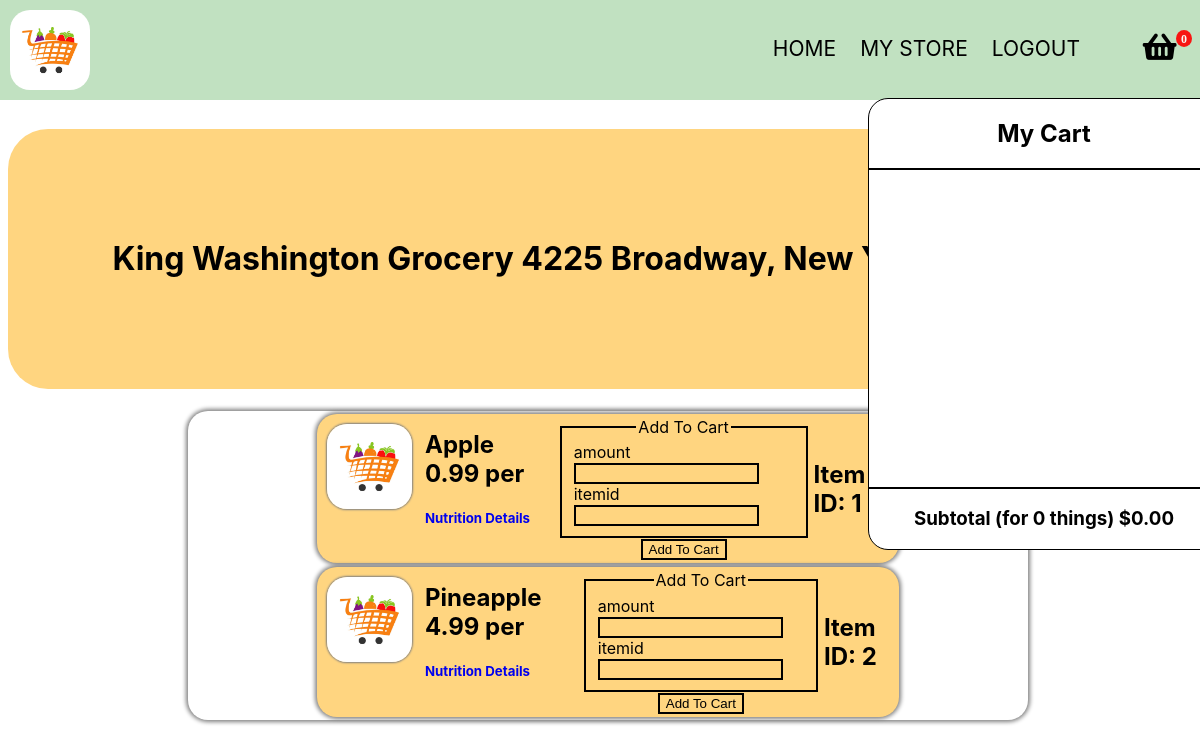
The page /store/King Washington Grocery (signed in) on the database as committed earlier.
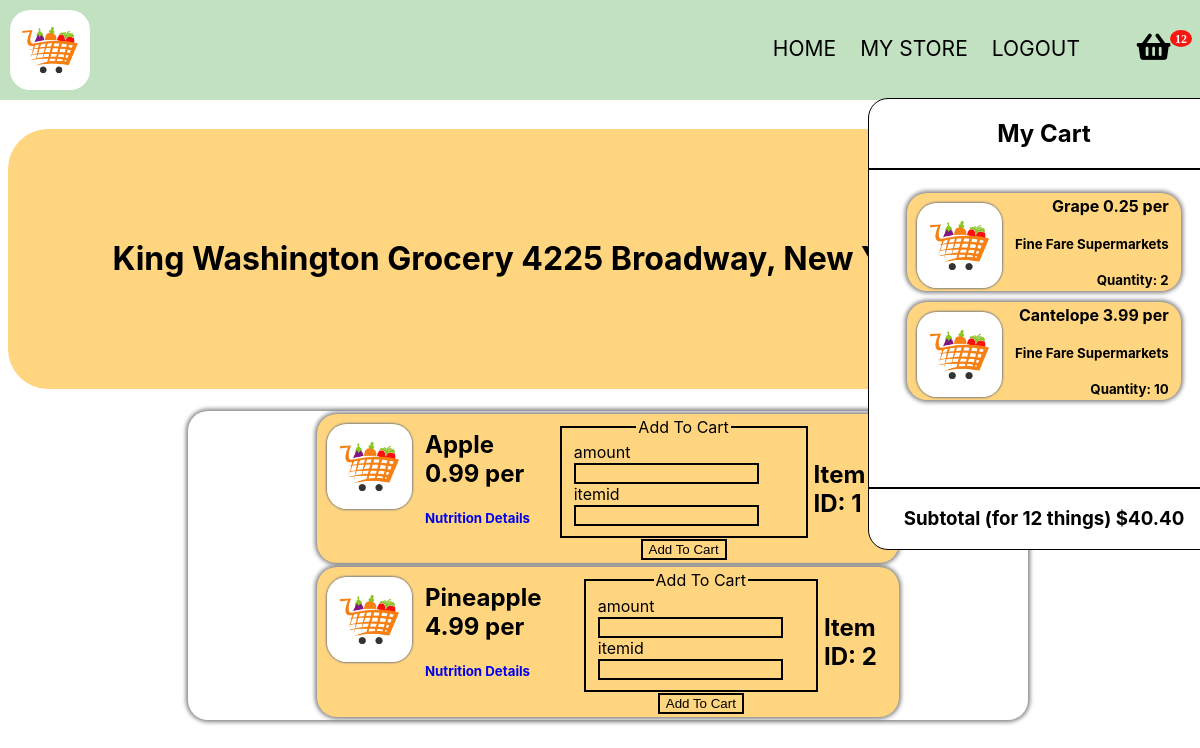
The same page on the database as committed later.
### src/app.py (models this page shows)
class Store(db.Model):
    __tablename__ = 'store'
    storeid = db.Column(db.Integer, primary_key = True)
    storename = db.Column(db.String(50), nullable = True)
    storeaddress = db.Column(db.String(100), nullable = True)
    storelat = db.Column(db.Float, nullable = True)
    storelong = db.Column(db.Float, nullable = True)
    storeowner = db.Column(db.String(20), nullable = True)
    cart = db.relationship("Inventory")
    userid = db.Column(db.Integer, db.ForeignKey("user.id"))

class Inventory(db.Model):
    __tablename__ = 'inventory'
    inventoryid = db.Column(db.Integer, primary_key = True)
    itemname = db.Column(db.String(20), nullable = False)
    price = db.Column(db.Float, nullable = False)
    unit = db.Column(db.String(10), nullable = False)
    storeid = db.Column(db.Integer, db.ForeignKey("store.storeid"))

class CartItems(db.Model):
    __tablename__ = 'cart'
    itemid = db.Column(db.Integer, primary_key = True)
    itemname = db.Column(db.String(20), nullable = False)
    quantity = db.Column(db.Integer, nullable = False)
    unit = db.Column(db.String(10), nullable = False)
    price = db.Column(db.Float, nullable = False)
    seller = db.Column(db.String(100), nullable = False)
    userid = db.Column(db.Integer, db.ForeignKey("user.id"))

### src/app.py (the view, shortened to what this page needs)
@app.route('/store/<storename>', methods=['GET', 'POST'])
def storename(storename):
    form = AddToCart()
    print(Store.query.filter_by(storename = storename).first())
    query = Inventory.query.filter_by(storeid = Store.query.filter_by(storename = storename).first().storeid).all()
    store = Store.query.filter_by(storename = storename).first()
    user = User.query.filter_by(id = current_user.id).first()
    userscart = CartItems.query.filter_by(userid = user.id).all()
    subtotal = 0
    itemamount = 0
    for thing in userscart:
        itemamount += thing.quantity
        subtotal += thing.price * thing.quantity
    return render_template('shop.html', shopinventory = query, store = store, form = form, cart = userscart, subtotal = subtotal, itemamount = itemamount)

### src/forms.py
class AddToCart(FlaskForm):
    amount = IntegerField('amount', validators=[DataRequired()])
    itemid = IntegerField('itemid ', validators=[DataRequired()])
    submit = SubmitField("Add To Cart")

### src/app.py (called while the page is built)
@login_manager.user_loader
def load_user(user_id):
    return User.query.get(int(user_id))

### templates/shop.html (shortened to what this page needs)
<!DOCTYPE HTML>
<html>
	<head>
		<link href="https://use.fontawesome.com/releases/v5.0.1/css/all.css" rel="stylesheet">
	</head>
	<body class="is-preload">
        <br>
		<br>
		<br>
		<br>
		<br>
		<div class="container">
			<img class = 'logo' src="{{ url_for('static', filename = 'images/grocerylogo.jpeg') }}">
			<nav>
				<ul id = 'subpages'>
					<li><a href="/main">HOME</a></li>
					<li><a href="/mystore/{{current_user.name}}">MY STORE</a></li>
					<li id="logout"><a href="/logout">LOGOUT</a></li>
                    <div id="container" style="display:inline-block; position: absolute; height: 100%;">
						<ul>
							<li id="li1"> <i class="fa badge fa-lg" style='font-size:30px'value={{itemamount}}>&#xf291; </i>
								<div class="popupMenu">
									<div class = "upperdiv">
										<h1 style="text-align: center; border-bottom: 2px solid black; padding-bottom: 20px;"> My Cart</h1>
										<table class = "carttable">
											{% for thing in cart %}
												<tr>
													<td>
														<div class = 'itemdiv'>
															<img src="{{ url_for('static', filename = 'images/grocerylogo.jpeg') }}" class="itemimage">
															<table class="carttdtable">
																<tr class="carttr">
																	<td class="carttd">
																	<h4 class = "iteminfo" style = "margin: 0px;"> {{thing.itemname}} {{thing.price}} {{thing.unit}}</h4> <br> <h5 class = "iteminfo" style = "margin: 0px;"> {{thing.seller}} </h5> <br> <h5 class = "iteminfo" style = "margin: 0px;"> Quantity: {{thing.quantity}} </h5> </td>
																	</td>
																</tr>
															</table>
														</div>
											{% endfor %}
										</table>
									</div>
									<div class="lowerdiv">
										<h3> Subtotal (for {{itemamount}} things) ${{"%.2f"|format(subtotal)}} </h3>
									</div>
								</div>
							</li>
						</ul>
					</div>
				</ul>
			</nav>
		</div>
		<h1 class = 'title'> {{store.storename}} {{store.storeaddress}} </h1>
        <div class = 'tablediv'>
            <table class = "inventorytable">
            {% for thing in shopinventory %}
            <tr>
                <td>
                <div class = 'itemdiv'>
                    <img src="{{ url_for('static', filename = 'images/grocerylogo.jpeg') }}" class="itemimage">
                    <table>
                        <tr>
                            <td> <h2 class = "iteminfo"> {{thing.itemname}} {{thing.price}} {{thing.unit}} <br> </h2> <h5> <a href="/nutritionaldetails/{{thing.itemname}}" target="_blank">Nutrition Details</a> </h5> </td>
                            <td>
                                <div class = "addtocart">
                                    <form method="post" action="">
                                        <fieldset>
                                            <legend class = "cartlegend">Add To Cart</legend>
                                            <div>
                                                {{ form.amount.label(class = "form-control-label") }}
                                                {{ form.amount(class = "form-control form-control-lg") }}
                                            </div>
                                            <div>
                                                {{ form.itemid.label(class = "form-control-label") }}
                                                {{ form.itemid(class = "form-control form-control-lg") }}
                                            </div>
                                        </fieldset>
                                        <div class = 'fieldbutton'>
                                            {{ form.submit(class = "btn btn-outline-info") }}
                                        </div>
                                    </form>
                                </div>
                            </td>
                            <td>
                                <h2>Item ID: {{thing.inventoryid}} </h2>
                            </td>
                        </tr>
                    </table>
                </div>
                </td>
            </tr>
            {% endfor %}
            </table>
        </div>
	</body>
</html>

### templates/shop.html (style rules this page uses)
.upperdiv { overflow: scroll; }
.lowerdiv { border-top: 2px solid black; position: absolute; bottom: 0px; text-align: center; width: 100%; }
.carttable { margin: 0 auto; width: 80%; }
.itemimage { height: 90px; width: 90px; float: left; border-radius: 20px; margin-right: 10px; }
#logout { margin-right: 10vh; }
#container { right: -80px; top: 16px; margin-right: 5vh; }
.popupMenu { width: 350px; height: 450px; border: 1px solid black; position: absolute; top: 62px; right: -20px; background-color: white; border-radius: 20px; overflow: scroll; }
ul li { position: relative }
.badge:after { content:attr(value); font-size:12px; color: #fff; background: red; border-radius:50%; padding: 2px 5px; position:relative; left:-8px; top:-15px; opacity:0.9; }
.tablediv { width: 70%; margin:0 auto; background-color: white; border-radius: 20px; box-shadow: 0 0 4px 2px gray; }
.cartlegend { text-align: center; }
.fieldbutton { text-align: center; }
.title { padding: 50px; background-color: green; height: 20vh; line-height: 20vh; text-align: center; background-color: rgb(255, 213, 128); border-radius: 40px; }
.itemimage { float: left; height: 85px; width: auto; margin: 10px; border-radius: 20px; box-shadow: 0 0 2px 1px gray; }
.iteminfo { margin:0 auto; }
.itemdiv { height: 20%; width: 60%; left: 20%; background-color: rgb(255, 213, 128); margin:0 auto; border-radius: 20px; min-width: 100%; box-shadow: 0 0 4px 2px gray; }
input { background-color: rgb(255, 213, 128); border: 2px solid black; }
.inventorytable { width: 70%; margin:0 auto; height: 100%; }
td { margin-bottom: 50px; }
fieldset { border: 2px solid black; }
html { height: 100%; width: 100%; }
body { height: 100%; width: 100%; font-family: Eina, -apple-system, BlinkMacSystemFont, "Segoe UI", Roboto, Helvetica, Arial, sans-serif; }
a { text-decoration: none; }
.logo { float: left; height: 80px; width: auto; margin: 10px; border-radius: 20px; }
body { height: 100%; width: 100%; }
nav ul { float: right; list-style: none; text-align: right; padding-top: 20px; margin-left: 0px; margin-right: 5vh; }
.container { background-color:rgb(193, 225, 193); position: fixed; width: 100%; top: 0px; left: 0px; }
.container::after { content: ''; display: table; clear: both; }
nav li { float: left; margin-left: 3vh; }
nav a { text-decoration: none; color: black; font-size: 21px; }

Rows that differ between the two databases and show on the page:
added CartItems: itemname "Grape", price "0.25", unit "per", seller "Fine Fare Supermarkets", quantity "2"
added CartItems: itemname "Cantelope", price "3.99", unit "per", seller "Fine Fare Supermarkets", quantity "10"
Other text that changed with them:
{{ itemamount }}: 0 → 12 (drawn)
{{ itemamount }}: "0" → "12"
{{ "%.2f"|format(subtotal) }}: "0.00" → "40.40"
